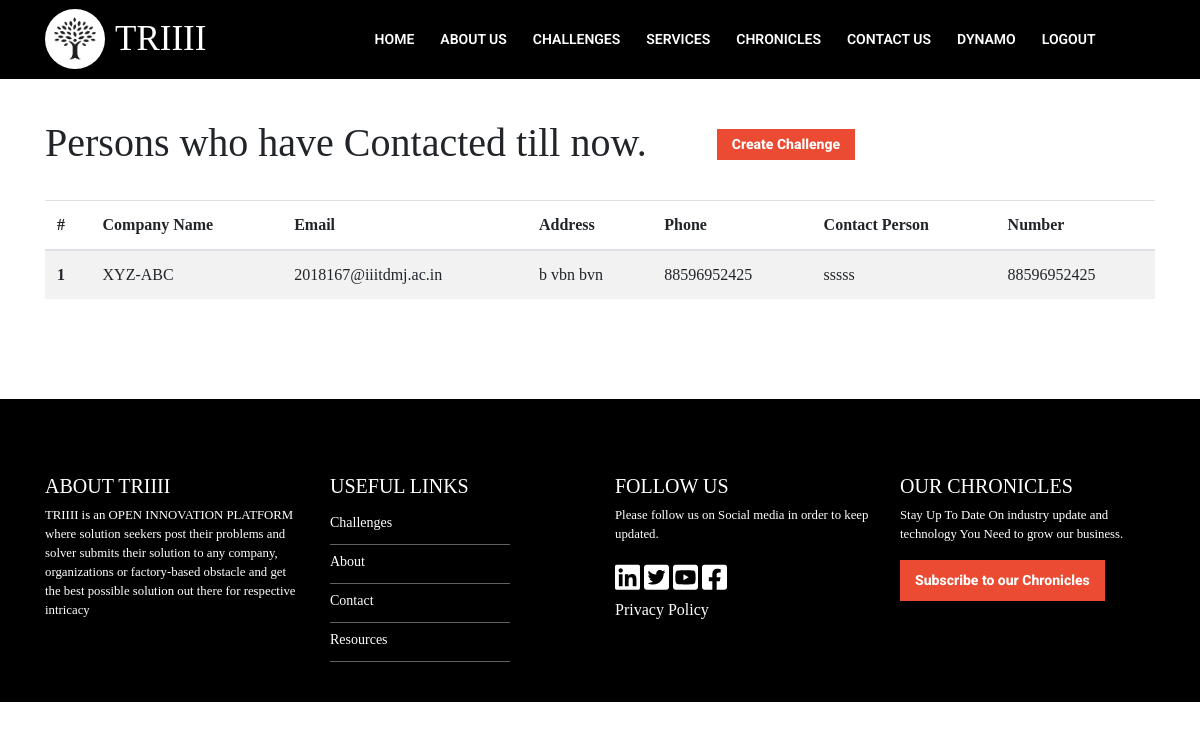
The app's page /employee/3D--4de785db6fe964cfb5344a7ea2e2c10b980afd0f/ (signed in), older data.
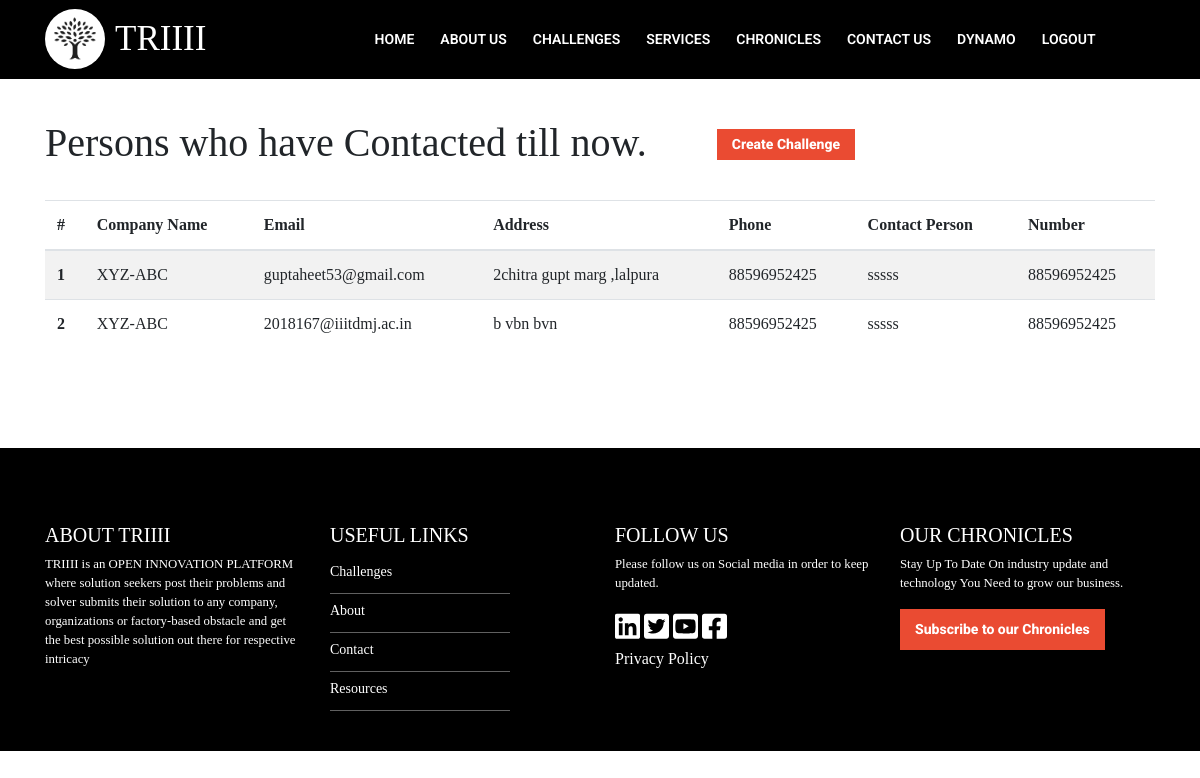
The same page, newer data.
### hostChallenge/models.py (models this page shows, shortened)
class ChallengeContacts(models.Model):
    company_name = models.CharField(max_length=500)
    email = models.EmailField()
    address = models.TextField()
    phone = models.CharField(max_length=12)
    contact_person = models.CharField(max_length=1500)
    number = models.CharField(max_length=12)
    date = models.DateField(auto_now_add = True)

### hostChallenge/views.py (the view, shortened to what this page needs)
# urls.py: path('employee/3D--4de785db6fe964cfb5344a7ea2e2c10b980afd0f/',employeePage,name="EmployeePage"),
@login_required
def employeePage(request):
    if request.user.is_employee:
        objs = ChallengeContacts.objects.all().order_by('-date')
        return render(request,'employee.html',{'objs':objs})
    return HttpResponseRedirect('/')

### hostChallenge/templates/employee.html (shortened to what this page needs)
{% extends "base.html" %}
{% load static %}
{% block content %}
    <div class="container">
        <div class="row" style="margin:40px 0px 25px 0px;">
            <h1  >Persons who have Contacted till now.</h1>
            <button data-toggle="modal" data-target=".bd-example-modal-lg" class="launchButton" >Create Challenge</button>
        </div>
        <table class="table table-striped">
        <thead>
            <tr>
                <th scope="col">#</th>
                <th scope="col">Company Name</th>
                <th scope="col">Email</th>
                <th scope="col">Address</th>
                <th scope="col">Phone</th>
                <th scope="col">Contact Person</th>
                <th scope="col">Number</th>
            </tr>
        </thead>
        <tbody>
        {% if objs %}
        {% for i in objs %}
            <tr>
            <th scope="row">{{forloop.counter}}</th>
            <td>{{i.company_name}}</td>
            <td>{{i.email}}</td>
            <td>{{i.address}}</td>
            <td>{{i.phone}}</td>
            <td>{{i.contact_person}}</td>
            <td>{{i.number}}</td>
            </tr>
        {% endfor %}
        {% endif %}
        </tbody>
    </table>
    </div>
{% endblock %}

Row changes from the older to the newer data that the page shows:
added ChallengeContacts: company_name "XYZ-ABC", email "guptaheet53@gmail.com", address "2chitra gupt marg ,lalpura", phone "88596952425", contact_person "sssss", number "88596952425"
